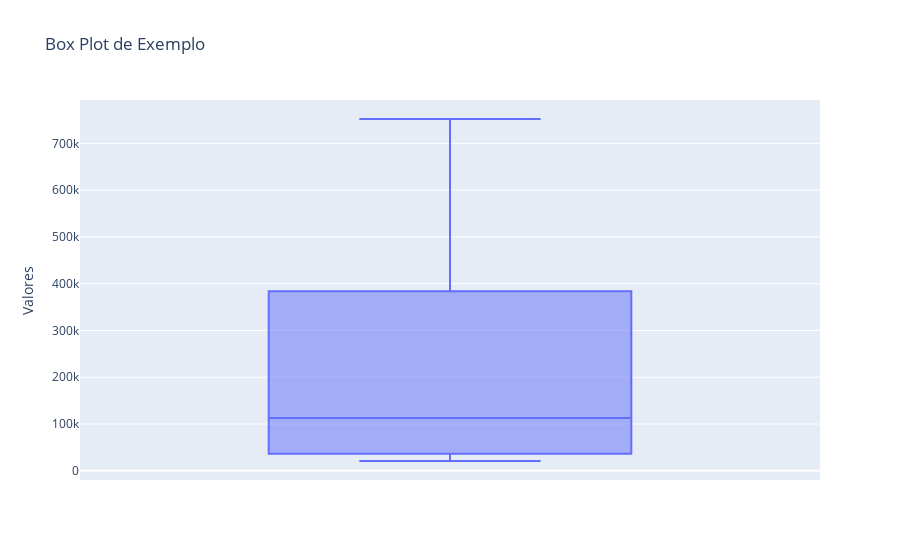

Here is the notebook cell this chart was saved with:
### Markdown cell above
### Quantidade

### Code cell
import matplotlib.pyplot as plt

# Exibindo os valores únicos na coluna 'Método de Reciclagem'
print(df_relatorio['Estado'].unique())

# Agrupando por 'Estado' e somando as quantidades
contagem_situacao = df_relatorio.groupby('Estado')['Quantidade'].sum()

# Ajustando o tamanho do gráfico
plt.figure(figsize=(35, 10))  # Altere os valores para ajustar o tamanho (largura, altura)

# Criando o gráfico de barras
plt.bar(contagem_situacao.index, contagem_situacao.values, color="red")

# Adicionando os valores acima das barras
for i, valor in enumerate(contagem_situacao.values):
    plt.text(i, valor, str(valor), ha='center', va='bottom')

# Configurando os rótulos dos eixos e o título
plt.ylabel('Quantidade')
plt.xlabel('Estado')
plt.title('Estado por Quantidade')

# Exibindo o gráfico
plt.show()

# Criando o histograma
plt.hist(contagem_situacao, bins=5, color='blue', edgecolor='black')

# Adicionando título e rótulos
plt.title('Histograma de Exemplo')
plt.xlabel('Valores')
plt.ylabel('Frequência')

# Exibindo o gráfico
plt.show()

# Criando o box plot
fig = px.box(contagem_situacao, y=contagem_situacao, labels={'y': 'Valores'}, title='Box Plot de Exemplo')

# Exibindo o gráfico
fig.show()

### Figure 1 — Plotly figure (JSON) as saved in the notebook; plotly's stock layout.template omitted (floating-point values rounded to 4 significant figures)
{"data": [{"alignmentgroup": "True", "hovertemplate": "Valores=%{y}<extra></extra>", "legendgroup": "", "marker": {"color": "#636efa"}, "name": "", "notched": false, "offsetgroup": "", "orientation": "v", "showlegend": false, "type": "box", "x0": " ", "xaxis": "x", "y": [69240.0, 229100.0, 20940.0, 45100.0, 27770.0, 538200.0, 218500.0, 21870.0, 752100.0, 156300.0, 45710.0, 575700.0], "y0": " ", "yaxis": "y"}], "layout": {"boxmode": "group", "legend": {"tracegroupgap": 0}, "title": {"text": "Box Plot de Exemplo"}, "xaxis": {"anchor": "y", "domain": [0, 1]}, "yaxis": {"anchor": "x", "domain": [0, 1], "title": {"text": "Valores"}}}}
